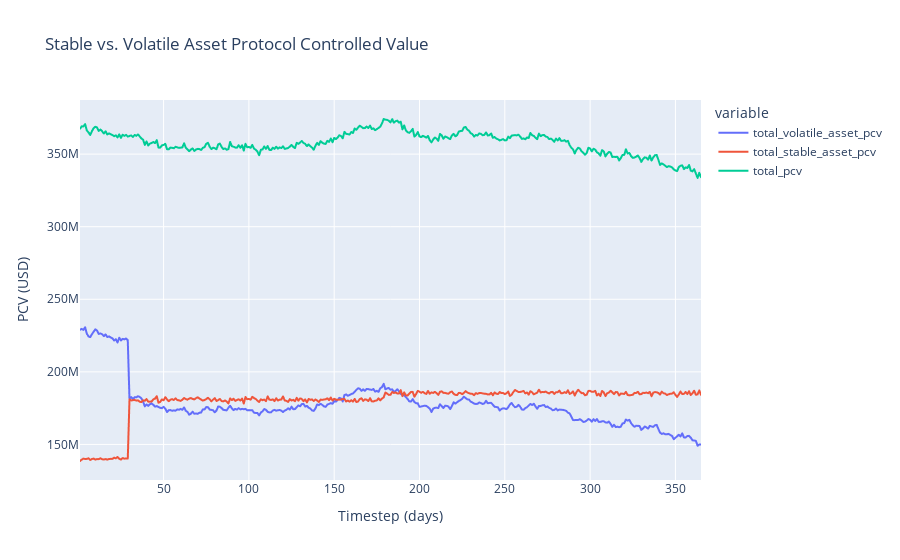

Notebook cell for this chart:
### Markdown cell above
## Protocol Controlled Value

### Code cell
fig = df.query("run == 1 and subset == 0").plot(
    x='timestep',
    y=['total_volatile_asset_pcv', 'total_stable_asset_pcv', 'total_pcv'],
    title='Stable vs. Volatile Asset Protocol Controlled Value',
)

fig.update_xaxes(title='Timestep (days)')
fig.update_yaxes(title='PCV (USD)')

### Figure 1 — Plotly figure (JSON) as saved in the notebook; plotly's stock layout.template omitted (floating-point values rounded to 4 significant figures; data arrays with more than 128 entries replaced by an {"elided": "..."} marker saying what was removed)
{"data": [{"hovertemplate": "variable=total_volatile_asset_pcv<br>timestep=%{x}<br>value=%{y}<extra></extra>", "legendgroup": "total_volatile_asset_pcv", "line": {"color": "#636efa", "dash": "solid"}, "mode": "lines", "name": "total_volatile_asset_pcv", "showlegend": true, "type": "scattergl", "x": {"elided": "365 int values"}, "xaxis": "x", "y": {"elided": "365 float values"}, "yaxis": "y"}, {"hovertemplate": "variable=total_stable_asset_pcv<br>timestep=%{x}<br>value=%{y}<extra></extra>", "legendgroup": "total_stable_asset_pcv", "line": {"color": "#EF553B", "dash": "solid"}, "mode": "lines", "name": "total_stable_asset_pcv", "showlegend": true, "type": "scattergl", "x": {"elided": "365 int values"}, "xaxis": "x", "y": {"elided": "365 float values"}, "yaxis": "y"}, {"hovertemplate": "variable=total_pcv<br>timestep=%{x}<br>value=%{y}<extra></extra>", "legendgroup": "total_pcv", "line": {"color": "#00cc96", "dash": "solid"}, "mode": "lines", "name": "total_pcv", "showlegend": true, "type": "scattergl", "x": {"elided": "365 int values"}, "xaxis": "x", "y": {"elided": "365 float values"}, "yaxis": "y"}], "layout": {"autosize": true, "legend": {"title": {"text": "variable"}, "tracegroupgap": 0}, "title": {"text": "Stable vs. Volatile Asset Protocol Controlled Value"}, "xaxis": {"anchor": "y", "autorange": true, "domain": [0, 1], "range": [1, 365], "title": {"text": "Timestep (days)"}, "type": "linear"}, "yaxis": {"anchor": "x", "autorange": true, "domain": [0, 1], "range": [125500000.0, 387300000.0], "title": {"text": "PCV (USD)"}, "type": "linear"}}}
